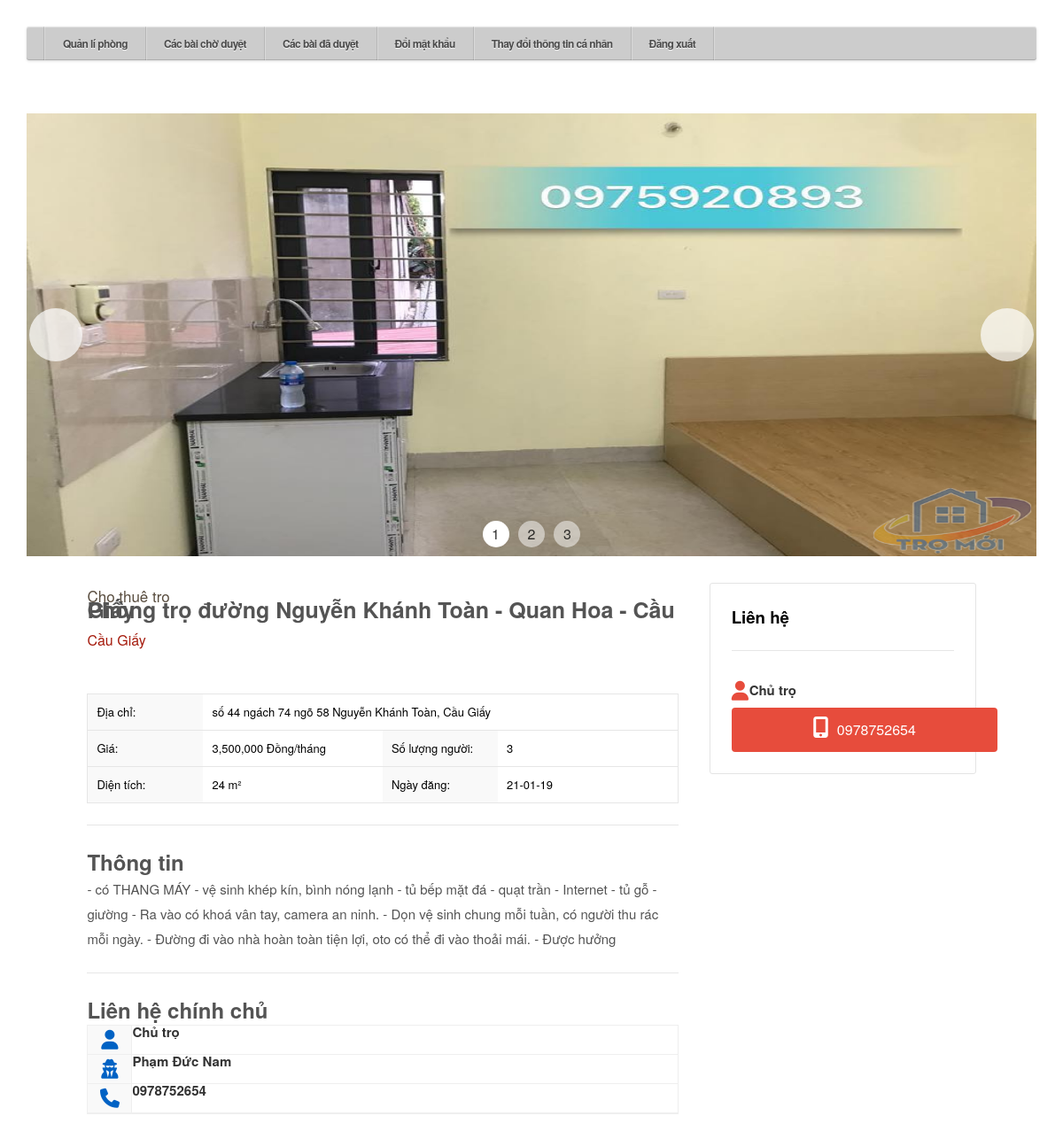
Page /phong/admin/menu_quan_li/chi_tiet_phong.php?ma_phong_tro=92 (signed in) on the committed database.
### tables this page shows
CREATE TABLE `phong_tro` (
  `ma_phong_tro` int(10) UNSIGNED NOT NULL,
  `dia_chi_phong` varchar(50) NOT NULL,
  `gia` int(10) UNSIGNED NOT NULL,
  `dien_tich` float UNSIGNED NOT NULL,
  `so_luong_nguoi` int(10) UNSIGNED NOT NULL,
  `ma_quan` char(20) NOT NULL,
  `ten_nguoi_dang` varchar(200) NOT NULL,
  `sdt_nguoi_dang` char(13) NOT NULL,
  `tieu_de` varchar(200) NOT NULL,
  `noi_dung_chi_tiet` varchar(300) NOT NULL,
  `anh_1` varchar(200) NOT NULL,
  `ma_khach_hang` int(10) UNSIGNED NOT NULL,
  `anh_2` varchar(200) NOT NULL,
  `anh_3` varchar(200) NOT NULL,
  `tinh_trang` int(11) NOT NULL,
  `ngay_dang` timestamp NOT NULL DEFAULT CURRENT_TIMESTAMP ON UPDATE CURRENT_TIMESTAMP
);

CREATE TABLE `quan` (
  `ma_quan` char(20) NOT NULL,
  `ten_quan` varchar(200) NOT NULL
);

### phong/admin/menu_quan_li/chi_tiet_phong.php (the view, shortened to what this page needs)
<!DOCTYPE html>
<html>
<head>
	<link rel="stylesheet" href="https://use.fontawesome.com/releases/v5.6.3/css/all.css">
	<link rel="stylesheet" type="text/css" href="../css/quan_li.css">
	<link rel="stylesheet" href="path/to/font-awesome/css/font-awesome.min.css">
	<link rel="stylesheet" type="text/css" href="../../public/css/style_haeder.css">
	<link rel="stylesheet" type="text/css" href="../../public/css/style_nav.css">
	<link rel="stylesheet" type="text/css" href="../../public/css/style_main.css">
	<link rel="stylesheet" type="text/css" href="../../public/css/style_footer.css">
	<link rel="stylesheet" type="text/css" href="../../public/css/chi_tiet_phong.css">
</head>
<body>
	<div id="container">
		<ul id="menu">
			<li><a href="#">Quản lí phòng</a>
			</li>
			<li><a href="cho_duyet.php">Các bài chờ duyệt</a>
			</li>
			<li><a href="cac_bai_da_duyet.php">Các bài đã duyệt</a>
			</li>
			<li><a href="doi_mk_admin.php">Đổi mật khẩu</a></li>
			<li><a href="thay_doi_thong_tin.php">Thay đổi thông tin cá nhân</a></li>
			<li><a href="../dang_xuat.php">Đăng xuất</a></li>
		</ul>
	</div>
	<?php
$connect = mysqli_connect('localhost','root','','web_phong');
mysqli_set_charset($connect,'utf8');
	$ma_phong_tro = $_GET['ma_phong_tro'];
	$query = "select * from phong_tro
	join quan
	on phong_tro.ma_quan = quan.ma_quan
	 where ma_phong_tro = '$ma_phong_tro'";
	$result = mysqli_query($connect,$query);
	$row = mysqli_fetch_array($result);
?>
<div class="tong_chi_tiet">
	<div class="sileshow">
		<div class="sileshow_1">
			<div class="CSSgal">
				<div class="slider">
					<div style="background:#5b8;" id="btnControl">
						<img src="../../dang_phong/anh/<?php echo($row['anh_1']); ?>" height="100%" width="100%;">
					</div>
				</div>
				<div class="prevNext">
					<div><a href="#s1"></a><a href="#s2"></a></div>
				</div>
				<div class="bullets">
					<a href="#s1">1</a>
					<a href="#s2">2</a>
					<a href="#s3">3</a>
				</div>
			</div>
		</div>
	</div>
	<div class="noi_dung">
		<div class="noi_dung_1">
			<div class="noi_dung_letf">
				<div class="main_letf">
					<div style="float: left;padding: 0px;">
						<span class="type1">Cho thuê trọ</span>
						<h3 class="tieu"><?php echo($row['tieu_de']); ?></h3>
						<p class="pp" style="margin: 23px 0px 0px 0px"><?php echo($row['ten_quan']); ?></p>
					</div>
					<div class="chia_doi">
						<div class="chia_doi_1">
							<div class="intro_form">
								<dl class="dll" style="">
									<dt class="dtt">Địa chỉ:</dt>
									<dd class="ddd"><?php echo($row['dia_chi_phong']); ?></dd>
								</dl>
								<div class="intro">
									<div class="i_letf" style="width: 50%;">
										<dl class="dll">
											<dt class="dtt">Giá:</dt>
											<dd class="ddd"><?php echo number_format(($row['gia'])) ?>   Đồng/tháng</dd>
										</dl>
										<dl class="dll">
											<dt class="dtt">Diện tích:</dt>
											<dd class="ddd"><?php echo($row['dien_tich']); ?> m²</dd>
										</dl>
									</div>
									<div class="i_right">
										<dl class="dll">
											<dt class="dtt">Số lượng người:</dt>
											<dd class="ddd"><?php echo($row['so_luong_nguoi']); ?></dd>
										</dl>
										<dl class="dll">
											<dt class="dtt">Ngày đăng:</dt>
											<dd class="ddd">
												<?php
												$ngay_dang = $row['ngay_dang'];
												$thoi_gian_da_sua   = date("d-m-y", strtotime($ngay_dang));
												echo $thoi_gian_da_sua;
												?>
											</dd>
										</dl>
									</div>
								</div>
							</div>
							<div class="line"></div>
							<div class="conten">
								<h2 style="color: #545454;">Thông tin</h2>
								<p class="ppp">
									<?php echo($row['noi_dung_chi_tiet']); ?>
								</p>
							</div>
							<div class="line"></div>
							<h2 style="color: #545454;">Liên hệ chính chủ</h2>
							<div class="box-info-bottom">
								<dl class="dlllll">
									<dt class="uuu">
										<i class="fa fa-user"></i>
									</dt>
									<dd>
										<h3 class="hrr">Chủ trọ</h3>
									</dd>
								</dl>
								<dl class="dlllll">
									<dt class="uuu">
										<i class="fa fa-user-secret" aria-hidden="true"></i>
									</dt>
									<dd>
										<h3 class="hrr"><?php echo($row['ten_nguoi_dang']); ?></h3>
									</dd>
								</dl>
								<dl class="dlllll">
									<dt class="uuu">
										<i class="fa fa-phone" aria-hidden="true"></i>
									</dt>
									<dd>
										<h3 class="hrr"><?php echo($row['sdt_nguoi_dang']); ?></h3>
									</dd>
								</dl>
							</div>
						</div>
					</div>
				</div>
			</div>
			<div class="noi_dung_right">
				<div class="box-contact right">
					<h2 style="font-size: 14pt;">Liên hệ</h2>
					<div class="ngan"></div>
					<dl>
						<dt class="dt">
							<i class="fa fa-user"></i>
						</dt>
						<dd><h3 class="h3">Chủ trọ</h3></dd>
					</dl>
					<div class="phone">
						<div class="arg">
							<i class="fa fa-mobile" aria-hidden="true"></i>
							<span style="font-size: 16px;"><?php echo($row['sdt_nguoi_dang']); ?></span>
						</div>
					</div>
				</div>
			</div>
		</div>
	</div>
</div>
</body>
</html>

### phong/admin/css/quan_li.css (style rules this page uses)
* { margin: 0; padding: 0; box-sizing: border-box; }
body { padding: 30px; font-family: "Helvetica Neue", helvetica, arial; background: url('https://subtlepatterns.com/patterns/white_carbonfiber.png'); }
#container { position: relative; }
#container:after { content: ""; display: block; clear: both; height: 0; }
#menu { position: relative; float: left; width: 100%; padding: 0 20px; border-radius: 3px; box-shadow: inset 0 1px 1px rgba(255,255,255,.5), inset 0 -1px 0 rgba(0,0,0,.15), 0 1px 3px rgba(0,0,0,.15); background: #ccc; }
#menu, #menu ul { list-style: none; }
#menu > li { float: left; position: relative; border-right: 1px solid rgba(0,0,0,.1); box-shadow: 1px 0 0 rgba(255,255,255,.25); perspective: 1000px; }
#menu > li:first-child { border-left: 1px solid rgba(255,255,255,.25); box-shadow: -1px 0 0 rgba(0,0,0,.1), 1px 0 0 rgba(255,255,255,.25); }
#menu a { display: block; position: relative; z-index: 10; padding: 13px 20px 13px 20px; text-decoration: none; color: rgba(75,75,75,1); line-height: 1; font-weight: 600; font-size: 12px; letter-spacing: -.05em; background: transparent; text-shadow: 0 1px 1px rgba(255,255,255,.9); transition: all .25s ease-in-out; }

### phong/public/css/style_haeder.css (style rules this page uses)
ul { list-style: none; padding: 0; margin: 0; }

### phong/public/css/style_main.css (style rules this page uses)
dt { float: left; font-size: 13px; }
dd { margin-top: 0; font-size: 13px; font-weight: 400; }

### rows in the picture
phong_tro: anh_1 (picture), tieu_de "Phòng trọ đường Nguyễn Khánh Toàn - Quan Hoa - Cầu Giấy", ma_quan.ten_quan "Cầu Giấy", dia_chi_phong "số 44 ngách 74 ngõ 58 Nguyễn Khánh Toàn, Cầu Giấy", gia "3,500,000", dien_tich "24", so_luong_nguoi "3", ngay_dang "21-01-19", noi_dung_chi_tiet "- có THANG MÁY - vệ sinh khép kín, bình nóng lạnh - tủ bếp mặt đá - quạt trần - Internet - tủ gỗ - giường - Ra vào có khoá vân tay, camera an ninh. - Dọn vệ sinh chung mỗi tuần, có người thu rác mỗi ngày. - Đường đi vào nhà hoàn toàn tiện lợi, oto có thể đi vào thoải mái. - Được hưởng", ten_nguoi_dang "Phạm Đức Nam", sdt_nguoi_dang "0978752654"
